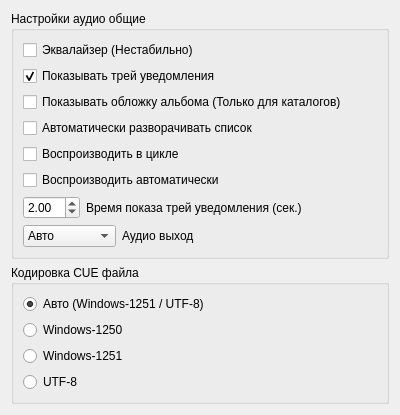
     <widget class="QWidget" name="page_8">
      <layout class="QGridLayout" name="gridLayout_20">
       <item row="0" column="0">
        <widget class="QGroupBox" name="groupBox_2">
         <property name="title">
          <string>Настройки аудио общие</string>
         </property>
         <layout class="QGridLayout" name="gridLayout_2">
          <item row="0" column="0" colspan="3">
           <widget class="QCheckBox" name="equalizerBox">
            <property name="toolTip">
             <string>&lt;!DOCTYPE HTML PUBLIC &quot;-//W3C//DTD HTML 4.0//EN&quot; &quot;http://www.w3.org/TR/REC-html40/strict.dtd&quot;&gt;
&lt;html&gt;&lt;head&gt;&lt;meta name=&quot;qrichtext&quot; content=&quot;1&quot; /&gt;&lt;style type=&quot;text/css&quot;&gt;
p, li { white-space: pre-wrap; }
&lt;/style&gt;&lt;/head&gt;&lt;body style=&quot; font-family:'Sans Serif'; font-size:9pt; font-weight:400; font-style:normal;&quot;&gt;
&lt;table border=&quot;0&quot; style=&quot;-qt-table-type: root; margin-top:4px; margin-bottom:4px; margin-left:4px; margin-right:4px;&quot;&gt;
&lt;tr&gt;
&lt;td style=&quot;border: none;&quot;&gt;
&lt;p style=&quot; margin-top:0px; margin-bottom:0px; margin-left:0px; margin-right:0px; -qt-block-indent:0; text-indent:0px;&quot;&gt;Включает эквалайзер для некоторых аудиофайлов.&lt;/p&gt;
&lt;p style=&quot; margin-top:0px; margin-bottom:0px; margin-left:0px; margin-right:0px; -qt-block-indent:0; text-indent:0px;&quot;&gt;&lt;span style=&quot; color:#ff0000;&quot;&gt;Если возникнут проблемы с воспроизведением,&lt;/span&gt;&lt;/p&gt;
&lt;p style=&quot; margin-top:0px; margin-bottom:0px; margin-left:0px; margin-right:0px; -qt-block-indent:0; text-indent:0px;&quot;&gt;&lt;span style=&quot; color:#ff0000;&quot;&gt;отключите эту опцию и перезапустите проигрыватель.&lt;/span&gt;&lt;/p&gt;&lt;/td&gt;&lt;/tr&gt;&lt;/table&gt;&lt;/body&gt;&lt;/html&gt;</string>
            </property>
            <property name="text">
             <string>Эквалайзер (Нестабильно)</string>
            </property>
           </widget>
          </item>
          <item row="1" column="0" colspan="3">
           <widget class="QCheckBox" name="trayTextBox">
            <property name="text">
             <string>Показывать трей уведомления</string>
            </property>
            <property name="checked">
             <bool>true</bool>
            </property>
           </widget>
          </item>
          <item row="2" column="0" colspan="3">
           <widget class="QCheckBox" name="coverBox">
            <property name="text">
             <string>Показывать обложку альбома (Только для каталогов)</string>
            </property>
           </widget>
          </item>
          <item row="3" column="0" colspan="3">
           <widget class="QCheckBox" name="showPLBox">
            <property name="toolTip">
             <string>Автоматически разворачивать список воспроизведения
при открытии файлов-списков или каталогов с файлами.</string>
            </property>
            <property name="text">
             <string>Автоматически разворачивать список</string>
            </property>
           </widget>
          </item>
          <item row="4" column="0" colspan="3">
           <widget class="QCheckBox" name="autoReplayBox">
            <property name="toolTip">
             <string>Автоматически разворачивать список воспроизведения
при открытии файлов-списков или каталогов с файлами.</string>
            </property>
            <property name="text">
             <string>Воспроизводить в цикле</string>
            </property>
           </widget>
          </item>
          <item row="5" column="0" colspan="3">
           <widget class="QCheckBox" name="autoPlayBox">
            <property name="toolTip">
             <string>Автоматически разворачивать список воспроизведения
при открытии файлов-списков или каталогов с файлами.</string>
            </property>
            <property name="text">
             <string>Воспроизводить автоматически</string>
            </property>
           </widget>
          </item>
          <item row="6" column="0">
           <widget class="QDoubleSpinBox" name="doubleSpinBox">
            <property name="sizePolicy">
             <sizepolicy hsizetype="Maximum" vsizetype="Fixed">
              <horstretch>0</horstretch>
              <verstretch>0</verstretch>
             </sizepolicy>
            </property>
            <property name="singleStep">
             <double>0.100000000000000</double>
            </property>
            <property name="value">
             <double>2.000000000000000</double>
            </property>
           </widget>
          </item>
          <item row="6" column="1" colspan="2">
           <widget class="QLabel" name="label_31">
            <property name="text">
             <string>Время показа трей уведомления (сек.)</string>
            </property>
           </widget>
          </item>
          <item row="7" column="0" colspan="2">
           <widget class="QComboBox" name="audioOutputBox">
            <property name="sizePolicy">
             <sizepolicy hsizetype="Expanding" vsizetype="Fixed">
              <horstretch>0</horstretch>
              <verstretch>0</verstretch>
             </sizepolicy>
            </property>
            <item>
             <property name="text">
              <string>Авто</string>
             </property>
            </item>
            <item>
             <property name="text">
              <string>GConf</string>
             </property>
            </item>
            <item>
             <property name="text">
              <string>OSS</string>
             </property>
            </item>
            <item>
             <property name="text">
              <string>ALSA</string>
             </property>
            </item>
            <item>
             <property name="text">
              <string>Esound</string>
             </property>
            </item>
            <item>
             <property name="text">
              <string>PulseAudio</string>
             </property>
            </item>
            <item>
             <property name="text">
              <string>Jack</string>
             </property>
            </item>
            <item>
             <property name="text">
              <string>HAL</string>
             </property>
            </item>
            <item>
             <property name="text">
              <string>OSS v4</string>
             </property>
            </item>
            <item>
             <property name="text">
              <string>NAS</string>
             </property>
            </item>
           </widget>
          </item>
          <item row="7" column="2">
           <widget class="QLabel" name="label_33">
            <property name="sizePolicy">
             <sizepolicy hsizetype="Expanding" vsizetype="Preferred">
              <horstretch>0</horstretch>
              <verstretch>0</verstretch>
             </sizepolicy>
            </property>
            <property name="text">
             <string>Аудио выход</string>
            </property>
           </widget>
          </item>
         </layout>
        </widget>
       </item>
       <item row="1" column="0">
        <widget class="QGroupBox" name="groupBox_9">
         <property name="title">
          <string>Кодировка CUE файла</string>
         </property>
         <layout class="QGridLayout" name="gridLayout_3">
          <item row="0" column="0">
           <widget class="QRadioButton" name="autoRadioButton">
            <property name="text">
             <string>Авто (Windows-1251 / UTF-8)</string>
            </property>
            <property name="checked">
             <bool>true</bool>
            </property>
           </widget>
          </item>
          <item row="1" column="0">
           <widget class="QRadioButton" name="cp1250RadioButton">
            <property name="text">
             <string>Windows-1250</string>
            </property>
           </widget>
          </item>
          <item row="2" column="0">
           <widget class="QRadioButton" name="cp1251RadioButton">
            <property name="text">
             <string>Windows-1251</string>
            </property>
           </widget>
          </item>
          <item row="3" column="0">
           <widget class="QRadioButton" name="utfRadioButton">
            <property name="text">
             <string>UTF-8</string>
            </property>
           </widget>
          </item>
         </layout>
        </widget>
       </item>
      </layout>
     </widget>
